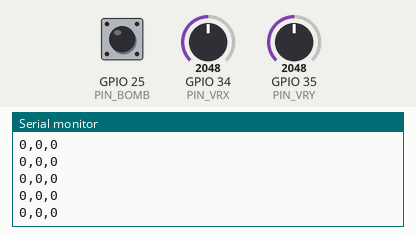
Bench run of a sketch on a simulated ESP32. Shown: the last lines printed to the serial monitor. The test bench sets the inputs (shaded band); at power-on: GPIO 34 (PIN_VRX) = 2048, GPIO 35 (PIN_VRY) = 2048, GPIO 25 (PIN_BOMB) HIGH.

Above: at 1.5 s.
1.6 s: GPIO 34 (PIN_VRX) set to 2866
At 2.7 s:
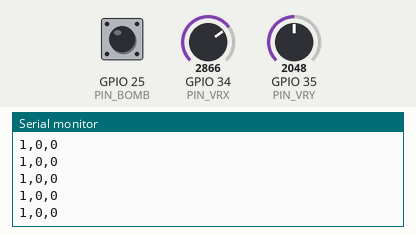
3.1 s: GPIO 35 (PIN_VRY) set to 3603
At 3.9 s:
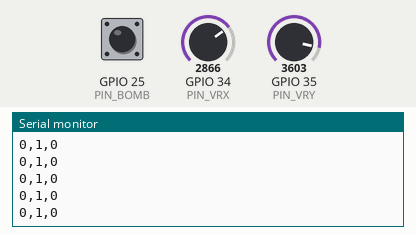
4.6 s: GPIO 25 (PIN_BOMB) pulled LOW for 0.15 s
6.2 s: GPIO 35 (PIN_VRY) set to 1228
At 7.3 s:
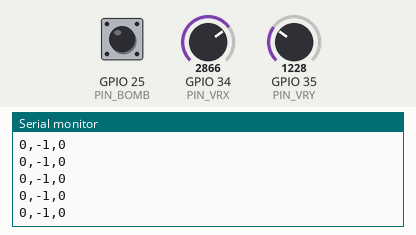
7.7 s: GPIO 25 (PIN_BOMB) pulled LOW for 1 s
At 8.7 s:
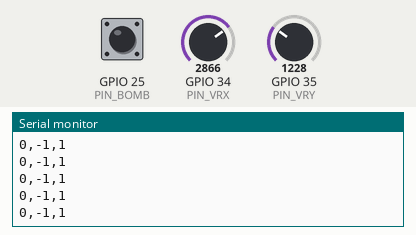
10.2 s: GPIO 34 (PIN_VRX) set to 491
At 11.2 s:
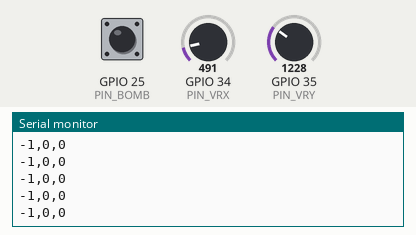
Timing chart, 0 to 12.7 s (numbered marks = the images above; inputs shaded):
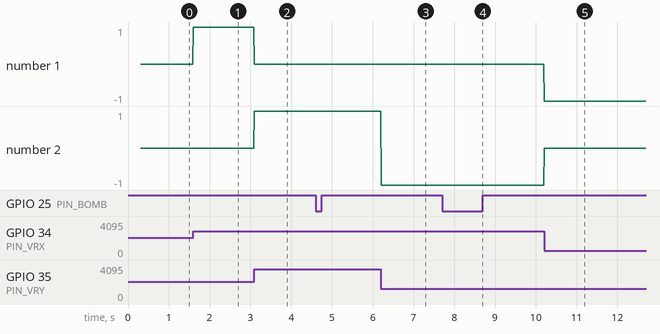

Measured:
- after the input at 1.6 s, the serial monitor: prints a new line at once (image 1)
- after the input at 3.1 s, the serial monitor: prints a new line at once (image 2)
- after the input at 6.2 s, the serial monitor: prints a new line at once (image 3)
- after the input at 7.7 s, the serial monitor: prints a new line at once (image 4)
- after the input at 10.2 s, the serial monitor: prints a new line at once (image 5)
- plotted number 1: 0 → 1 after the input at 1.6 s
- plotted number 2: 1 → -1 after the input at 6.2 s

The sketch:

esp32_controller.ino
```cpp
// ====================================================================
// TAY CAM BOMBERMAN PRO (TU CAN TAM, LOC NHIEU, KHOA HUONG MUOT MA)
// ====================================================================

const int PIN_VRX = 34;   // Truc X Joystick
const int PIN_VRY = 35;   // Truc Y Joystick
const int PIN_BOMB = 25;  // Nut bam 3 chan dat bom

// Diem tam nghi tu dong do
int centerX = 2048;
int centerY = 2048;

// Vung chet (Deadzone) quanh tam de loai bo troi can
const int DEADZONE = 450;

// Truc uu tien hien tai (0: Dung yen, 1: Ngang X, 2: Doc Y)
int activeAxis = 0;

// Ham doc lay trung binh 4 lan de khu sach nhieu ADC cua ESP32
int readSmooth(int pin) {
  int sum = 0;
  for (int i = 0; i < 4; i++) {
    sum += analogRead(pin);
  }
  return sum / 4;
}

void setup() {
  Serial.begin(115200);
  pinMode(PIN_BOMB, INPUT_PULLUP);

  // Tu dong do 30 mau de tim diem tam chinh xac cua can Joystick
  long sumX = 0, sumY = 0;
  for (int i = 0; i < 30; i++) {
    sumX += analogRead(PIN_VRX);
    sumY += analogRead(PIN_VRY);
    delay(10);
  }
  centerX = sumX / 30;
  centerY = sumY / 30;
}

void loop() {
  int rawX = readSmooth(PIN_VRX);
  int rawY = readSmooth(PIN_VRY);
  int btnVal = digitalRead(PIN_BOMB);

  // Tinh do lech so voi vi tri tam nghi
  int diffX = rawX - centerX;
  int diffY = rawY - centerY;

  int absX = abs(diffX);
  int absY = abs(diffY);

  int dx = 0;
  int dy = 0;

  // Neu gat can ra khoi vung chet
  if (absX > DEADZONE || absY > DEADZONE) {
    // Thuat toan khoa huong: chi cho phep di 1 huong manh nhat
    if (activeAxis == 1) {
      if (absY > absX * 1.25) activeAxis = 2; // Dang di ngang, muon re doc thi luc doc phai vuot troi
    } else if (activeAxis == 2) {
      if (absX > absY * 1.25) activeAxis = 1; // Dang di doc, muon re ngang thi luc ngang phai vuot troi
    } else {
      activeAxis = (absX >= absY) ? 1 : 2;
    }

    if (activeAxis == 1) {
      dx = (diffX > 0) ? 1 : -1;
      dy = 0;
    } else {
      dx = 0;
      dy = (diffY > 0) ? 1 : -1;
    }
  } else {
    activeAxis = 0; // Tha tay can ve giua
  }

  // Doc nut bam dat bom (1 la bam, 0 la tha)
  int bomb = (btnVal == LOW) ? 1 : 0;

  // Gui goi tin toc do cao
  Serial.print(dx);
  Serial.print(",");
  Serial.print(dy);
  Serial.print(",");
  Serial.println(bomb);

  delay(15); // ~66Hz, dong bo muot ma voi 60 FPS cua game
}
```
